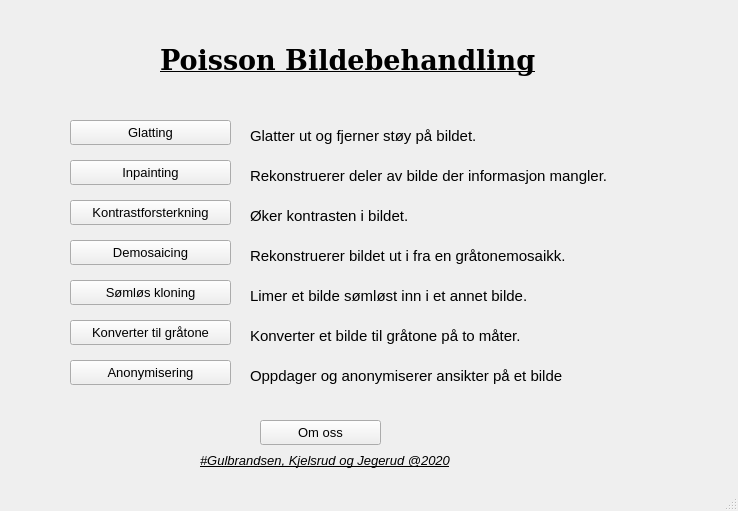
<?xml version="1.0" encoding="UTF-8"?>
<ui version="4.0">
 <class>MainWindow</class>
 <widget class="QMainWindow" name="MainWindow">
  <property name="geometry">
   <rect>
    <x>0</x>
    <y>0</y>
    <width>738</width>
    <height>511</height>
   </rect>
  </property>
  <property name="windowTitle">
   <string>MainWindow</string>
  </property>
  <property name="tabShape">
   <enum>QTabWidget::Rounded</enum>
  </property>
  <widget class="QWidget" name="centralwidget">
   <widget class="QLabel" name="glattingTekst">
    <property name="geometry">
     <rect>
      <x>250</x>
      <y>120</y>
      <width>321</width>
      <height>31</height>
     </rect>
    </property>
    <property name="font">
     <font>
      <pointsize>11</pointsize>
     </font>
    </property>
    <property name="text">
     <string>Glatter ut og fjerner støy på bildet.</string>
    </property>
   </widget>
   <widget class="QLabel" name="label">
    <property name="geometry">
     <rect>
      <x>160</x>
      <y>30</y>
      <width>391</width>
      <height>61</height>
     </rect>
    </property>
    <property name="font">
     <font>
      <family>DejaVu Serif</family>
      <pointsize>20</pointsize>
      <weight>75</weight>
      <italic>false</italic>
      <bold>true</bold>
      <underline>true</underline>
     </font>
    </property>
    <property name="text">
     <string>Poisson Bildebehandling</string>
    </property>
   </widget>
   <widget class="QPushButton" name="openBlur">
    <property name="geometry">
     <rect>
      <x>70</x>
      <y>120</y>
      <width>161</width>
      <height>25</height>
     </rect>
    </property>
    <property name="font">
     <font>
      <pointsize>10</pointsize>
     </font>
    </property>
    <property name="text">
     <string>Glatting</string>
    </property>
   </widget>
   <widget class="QPushButton" name="openContrast">
    <property name="geometry">
     <rect>
      <x>70</x>
      <y>200</y>
      <width>161</width>
      <height>25</height>
     </rect>
    </property>
    <property name="font">
     <font>
      <pointsize>10</pointsize>
     </font>
    </property>
    <property name="text">
     <string>Kontrastforsterkning</string>
    </property>
   </widget>
   <widget class="QLabel" name="glattingTekst_2">
    <property name="geometry">
     <rect>
      <x>250</x>
      <y>200</y>
      <width>271</width>
      <height>31</height>
     </rect>
    </property>
    <property name="font">
     <font>
      <pointsize>11</pointsize>
     </font>
    </property>
    <property name="text">
     <string>Øker kontrasten i bildet.</string>
    </property>
   </widget>
   <widget class="QLabel" name="glattingTekst_3">
    <property name="geometry">
     <rect>
      <x>250</x>
      <y>160</y>
      <width>481</width>
      <height>31</height>
     </rect>
    </property>
    <property name="font">
     <font>
      <pointsize>11</pointsize>
     </font>
    </property>
    <property name="text">
     <string>Rekonstruerer deler av bilde der informasjon mangler.</string>
    </property>
   </widget>
   <widget class="QPushButton" name="openInpainting">
    <property name="geometry">
     <rect>
      <x>70</x>
      <y>160</y>
      <width>161</width>
      <height>25</height>
     </rect>
    </property>
    <property name="font">
     <font>
      <pointsize>10</pointsize>
     </font>
    </property>
    <property name="text">
     <string>Inpainting</string>
    </property>
   </widget>
   <widget class="QLabel" name="glattingTekst_4">
    <property name="geometry">
     <rect>
      <x>250</x>
      <y>240</y>
      <width>361</width>
      <height>31</height>
     </rect>
    </property>
    <property name="font">
     <font>
      <pointsize>11</pointsize>
     </font>
    </property>
    <property name="text">
     <string>Rekonstruerer bildet ut i fra en gråtonemosaikk.</string>
    </property>
   </widget>
   <widget class="QPushButton" name="openDemosaicing">
    <property name="geometry">
     <rect>
      <x>70</x>
      <y>240</y>
      <width>161</width>
      <height>25</height>
     </rect>
    </property>
    <property name="font">
     <font>
      <pointsize>10</pointsize>
     </font>
    </property>
    <property name="text">
     <string>Demosaicing</string>
    </property>
   </widget>
   <widget class="QLabel" name="glattingTekst_5">
    <property name="geometry">
     <rect>
      <x>250</x>
      <y>280</y>
      <width>301</width>
      <height>31</height>
     </rect>
    </property>
    <property name="font">
     <font>
      <pointsize>11</pointsize>
     </font>
    </property>
    <property name="text">
     <string>Limer et bilde sømløst inn i et annet bilde.</string>
    </property>
   </widget>
   <widget class="QPushButton" name="openSeamless">
    <property name="geometry">
     <rect>
      <x>70</x>
      <y>280</y>
      <width>161</width>
      <height>25</height>
     </rect>
    </property>
    <property name="font">
     <font>
      <pointsize>10</pointsize>
     </font>
    </property>
    <property name="text">
     <string>Sømløs kloning</string>
    </property>
   </widget>
   <widget class="QLabel" name="glattingTekst_6">
    <property name="geometry">
     <rect>
      <x>250</x>
      <y>320</y>
      <width>301</width>
      <height>31</height>
     </rect>
    </property>
    <property name="font">
     <font>
      <pointsize>11</pointsize>
     </font>
    </property>
    <property name="text">
     <string>Konverter et bilde til gråtone på to måter.</string>
    </property>
   </widget>
   <widget class="QPushButton" name="openGrayConvert">
    <property name="geometry">
     <rect>
      <x>70</x>
      <y>320</y>
      <width>161</width>
      <height>25</height>
     </rect>
    </property>
    <property name="font">
     <font>
      <pointsize>10</pointsize>
     </font>
    </property>
    <property name="text">
     <string>Konverter til gråtone</string>
    </property>
   </widget>
   <widget class="QLabel" name="glattingTekst_7">
    <property name="geometry">
     <rect>
      <x>250</x>
      <y>360</y>
      <width>331</width>
      <height>31</height>
     </rect>
    </property>
    <property name="font">
     <font>
      <pointsize>11</pointsize>
     </font>
    </property>
    <property name="text">
     <string>Oppdager og anonymiserer ansikter på et bilde</string>
    </property>
   </widget>
   <widget class="QPushButton" name="openAnonymise">
    <property name="geometry">
     <rect>
      <x>70</x>
      <y>360</y>
      <width>161</width>
      <height>25</height>
     </rect>
    </property>
    <property name="font">
     <font>
      <pointsize>10</pointsize>
     </font>
    </property>
    <property name="text">
     <string>Anonymisering</string>
    </property>
   </widget>
   <widget class="QPushButton" name="about">
    <property name="geometry">
     <rect>
      <x>260</x>
      <y>420</y>
      <width>121</width>
      <height>25</height>
     </rect>
    </property>
    <property name="font">
     <font>
      <pointsize>10</pointsize>
     </font>
    </property>
    <property name="text">
     <string>Om oss</string>
    </property>
   </widget>
   <widget class="QLabel" name="glattingTekst_8">
    <property name="geometry">
     <rect>
      <x>200</x>
      <y>440</y>
      <width>331</width>
      <height>41</height>
     </rect>
    </property>
    <property name="font">
     <font>
      <pointsize>10</pointsize>
      <italic>true</italic>
      <underline>true</underline>
     </font>
    </property>
    <property name="text">
     <string>#Gulbrandsen, Kjelsrud og Jegerud @2020</string>
    </property>
   </widget>
  </widget>
  <widget class="QStatusBar" name="statusbar"/>
 </widget>
 <resources/>
 <connections/>
</ui>
